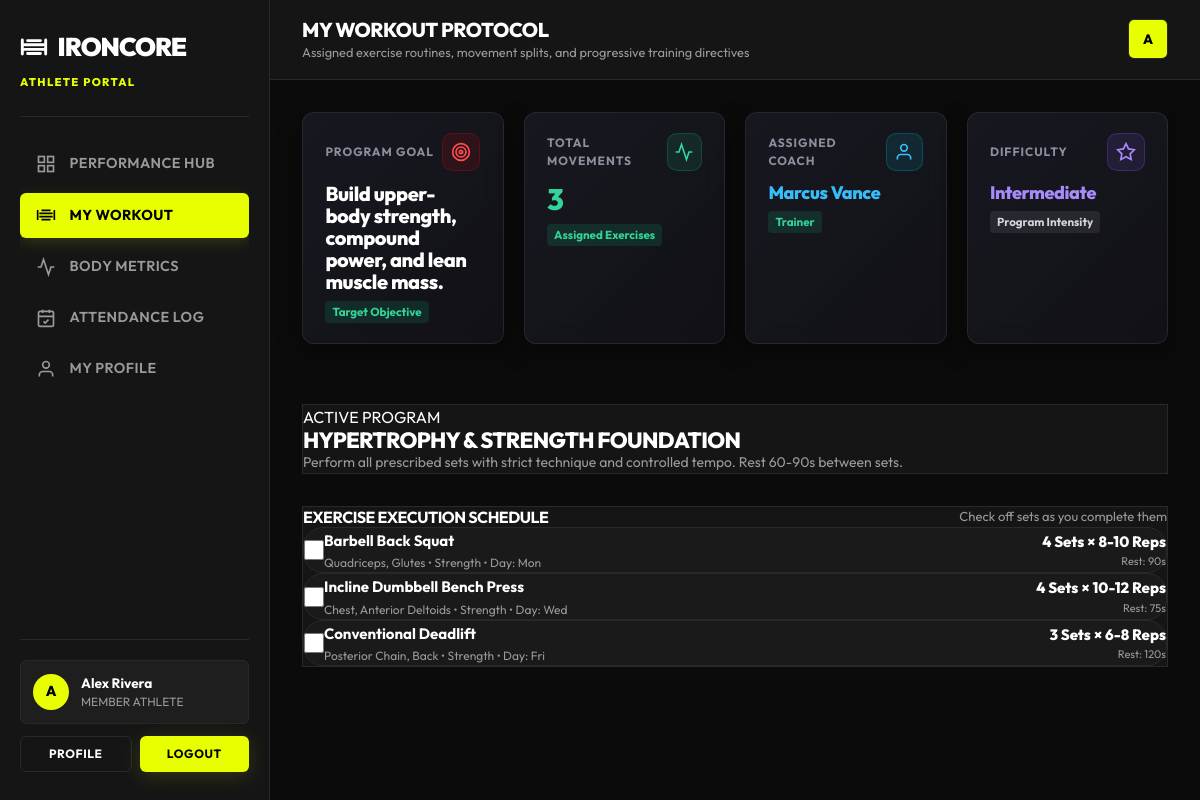
Page /member/workout.php (signed in) on the committed database.
### tables this page shows
CREATE TABLE IF NOT EXISTS `workout_plans` (
    `id` INT AUTO_INCREMENT PRIMARY KEY,
    `member_id` INT NOT NULL,
    `trainer_id` INT NULL,
    `title` VARCHAR(150) NOT NULL,
    `goal` VARCHAR(255) NULL,
    `start_date` DATE NOT NULL,
    `end_date` DATE NULL,
    `created_at` TIMESTAMP DEFAULT CURRENT_TIMESTAMP,
    FOREIGN KEY (`member_id`) REFERENCES `members`(`id`) ON DELETE CASCADE,
    FOREIGN KEY (`trainer_id`) REFERENCES `trainers`(`id`) ON DELETE SET NULL
);

CREATE TABLE IF NOT EXISTS `users` (
    `id` INT AUTO_INCREMENT PRIMARY KEY,
    `full_name` VARCHAR(100) NOT NULL,
    `email` VARCHAR(150) NOT NULL UNIQUE,
    `password_hash` VARCHAR(255) NOT NULL,
    `role` ENUM('admin', 'trainer', 'member') NOT NULL DEFAULT 'member',
    `avatar` VARCHAR(255) NULL,
    `status` ENUM('active', 'inactive', 'suspended') NOT NULL DEFAULT 'active',
    `created_at` TIMESTAMP DEFAULT CURRENT_TIMESTAMP,
    `updated_at` TIMESTAMP DEFAULT CURRENT_TIMESTAMP ON UPDATE CURRENT_TIMESTAMP,
    INDEX `idx_email` (`email`),
    INDEX `idx_role` (`role`)
);

CREATE TABLE IF NOT EXISTS `workout_plan_exercises` (
    `id` INT AUTO_INCREMENT PRIMARY KEY,
    `plan_id` INT NOT NULL,
    `exercise_id` INT NOT NULL,
    `sets` INT NOT NULL DEFAULT 3,
    `reps` VARCHAR(50) NOT NULL DEFAULT '10-12',
    `rest_seconds` INT DEFAULT 60,
    `day_of_week` ENUM('Mon','Tue','Wed','Thu','Fri','Sat','Sun') NOT NULL,
    FOREIGN KEY (`plan_id`) REFERENCES `workout_plans`(`id`) ON DELETE CASCADE,
    FOREIGN KEY (`exercise_id`) REFERENCES `exercise_catalog`(`id`) ON DELETE CASCADE
);

CREATE TABLE IF NOT EXISTS `exercise_catalog` (
    `id` INT AUTO_INCREMENT PRIMARY KEY,
    `name` VARCHAR(150) NOT NULL,
    `category` VARCHAR(50) NOT NULL,
    `muscle_group` VARCHAR(100) NOT NULL,
    `equipment` VARCHAR(100) NULL,
    `instructions` TEXT NULL
);

### app/views/member/workout.php (the view, shortened to what the rows shown need)
<?php
require_once __DIR__ . '/../../services/GymManagementService.php';
$userId = (int) ($_SESSION['user_id'] ?? 0);
$svc = new GymManagementService();
$memberData = $svc->memberDashboard($userId);
$workoutPlan = $memberData['workout_plan'];
$exercises = $memberData['workout_exercises'];
?>
<!DOCTYPE html>
<html lang="en">
<head>
  <link rel="stylesheet" href="/assets/css/style.css">
  <link rel="stylesheet" href="/assets/css/dashboard.css">
  <link rel="stylesheet" href="/assets/css/responsive.css">
  <link rel="stylesheet" href="/assets/css/admin-modules.css">
</head>
<body style="background-color: var(--color-bg);">
  <div class="dashboard-shell">
    <?php
    require_once __DIR__ . '/../layouts/member_nav.php';
    ?>
      <main class="dashboard-body">
        <?php if (!$workoutPlan): ?>
          <div class="modern-card" style="padding: var(--space-8); text-align: center; background: var(--color-surface); border: 1px solid var(--color-border); border-radius: var(--radius-xl); margin-top: var(--space-6);">
            <div style="width: 64px; height: 64px; border-radius: 50%; background: rgba(229, 9, 20, 0.1); color: var(--color-primary); display: flex; align-items: center; justify-content: center; margin: 0 auto var(--space-4);">
              <svg width="32" height="32" viewBox="0 0 24 24" fill="none" stroke="currentColor" stroke-width="2"><path d="M6.5 6.5h11M6.5 17.5h11M4 10h16M4 14h16M2 6v12M22 6v12"/></svg>
            </div>
            <h2 style="font-size: 20px; font-weight: 800; color: var(--color-text); margin-bottom: var(--space-2);">NO ACTIVE WORKOUT ROUTINE</h2>
            <p style="font-size: 14px; color: var(--color-text-muted); max-width: 460px; margin: 0 auto var(--space-6);">
              Your coach has not assigned a personalized workout plan yet. Speak to your trainer or front desk to get a tailored training split.
            </p>
          </div>
        <?php else: ?>
          <section class="module-kpi-grid cols-4">
            <div class="module-kpi-card accent-red">
              <div class="kpi-top-row">
                <span class="kpi-label">Program Goal</span>
                <div class="kpi-icon-wrap red">
                  <svg width="20" height="20" viewBox="0 0 24 24" fill="none" stroke="currentColor" stroke-width="2"><circle cx="12" cy="12" r="10"/><circle cx="12" cy="12" r="6"/><circle cx="12" cy="12" r="2"/></svg>
                </div>
              </div>
              <div class="kpi-main-val" style="font-size: 20px;"><?= htmlspecialchars($workoutPlan['goal'] ?? 'Strength') ?></div>
              <div class="kpi-sub-row">
                <span class="badge-trend positive">Target Objective</span>
              </div>
            </div>
            <div class="module-kpi-card accent-emerald">
              <div class="kpi-top-row">
                <span class="kpi-label">Total Movements</span>
                <div class="kpi-icon-wrap emerald">
                  <svg width="20" height="20" viewBox="0 0 24 24" fill="none" stroke="currentColor" stroke-width="2"><polyline points="22 12 18 12 15 21 9 3 6 12 2 12"/></svg>
                </div>
              </div>
              <div class="kpi-main-val" style="color: #34D399;"><?= count($exercises) ?></div>
              <div class="kpi-sub-row">
                <span class="badge-trend positive">Assigned Exercises</span>
              </div>
            </div>
            <div class="module-kpi-card accent-cyan">
              <div class="kpi-top-row">
                <span class="kpi-label">Assigned Coach</span>
                <div class="kpi-icon-wrap cyan">
                  <svg width="20" height="20" viewBox="0 0 24 24" fill="none" stroke="currentColor" stroke-width="2"><path d="M20 21v-2a4 4 0 0 0-4-4H8a4 4 0 0 0-4 4v2"/><circle cx="12" cy="7" r="4"/></svg>
                </div>
              </div>
              <div class="kpi-main-val" style="font-size: 18px; color: #38BDF8;"><?= htmlspecialchars($workoutPlan['trainer_name'] ?? 'Head Coach') ?></div>
              <div class="kpi-sub-row">
                <span class="badge-trend positive">Trainer</span>
              </div>
            </div>
            <div class="module-kpi-card accent-purple">
              <div class="kpi-top-row">
                <span class="kpi-label">Difficulty</span>
                <div class="kpi-icon-wrap purple">
                  <svg width="20" height="20" viewBox="0 0 24 24" fill="none" stroke="currentColor" stroke-width="2"><polygon points="12 2 15.09 8.26 22 9.27 17 14.14 18.18 21.02 12 17.77 5.82 21.02 7 14.14 2 9.27 8.91 8.26 12 2"/></svg>
                </div>
              </div>
              <div class="kpi-main-val" style="font-size: 18px; color: #A78BFA;"><?= htmlspecialchars($workoutPlan['difficulty'] ?? 'Intermediate') ?></div>
              <div class="kpi-sub-row">
                <span class="badge-trend neutral">Program Intensity</span>
              </div>
            </div>
          </section>
          <section class="modern-card" style="margin-top: var(--space-6); padding: var(--space-6); background: var(--color-surface); border: 1px solid var(--color-border); border-radius: var(--radius-xl);">
            <div style="display: flex; justify-content: space-between; align-items: flex-start; flex-wrap: wrap; gap: var(--space-4);">
              <div>
                <span class="badge badge-primary" style="margin-bottom: var(--space-2); display: inline-block;">ACTIVE PROGRAM</span>
                <h2 style="font-size: 22px; font-weight: 800; color: var(--color-text); margin: 0;"><?= htmlspecialchars($workoutPlan['title']) ?></h2>
                <p style="font-size: 14px; color: var(--color-text-muted); margin: var(--space-2) 0 0 0; line-height: 1.5; max-width: 700px;">
                  <?= htmlspecialchars($workoutPlan['description'] ?: 'Perform all prescribed sets with strict technique and controlled tempo. Rest 60-90s between sets.') ?>
                </p>
              </div>
            </div>
          </section>
          <section style="margin-top: var(--space-6);">
            <div class="modern-card" style="padding: var(--space-6); background: var(--color-surface); border: 1px solid var(--color-border); border-radius: var(--radius-xl);">
              <div style="display: flex; justify-content: space-between; align-items: center; margin-bottom: var(--space-4);">
                <h3 style="font-size: 16px; font-weight: 700; color: var(--color-text); margin: 0; text-transform: uppercase;">Exercise Execution Schedule</h3>
                <span style="font-size: 13px; color: var(--color-text-muted);">Check off sets as you complete them</span>
              </div>
              <div style="display: flex; flex-direction: column; gap: var(--space-3);">
                <?php if (empty($exercises)): ?>
                  <p style="color: var(--color-text-muted); font-size: 14px; text-align: center; padding: var(--space-6);">No exercise movements added to this routine yet.</p>
                <?php else: foreach ($exercises as $idx => $ex): ?>
                  <div class="exercise-item-card" style="display: flex; align-items: center; justify-content: space-between; padding: var(--space-4); background: rgba(255,255,255,0.02); border: 1px solid var(--color-border); border-radius: var(--radius-lg); flex-wrap: wrap; gap: var(--space-3);">
                    <div style="display: flex; align-items: center; gap: var(--space-3);">
                      <input type="checkbox" id="ex-check-<?= $idx ?>" style="width: 20px; height: 20px; cursor: pointer; accent-color: var(--color-primary);" onchange="toggleExerciseCompletion(this)">
                      <div>
                        <label for="ex-check-<?= $idx ?>" style="font-size: 15px; font-weight: 700; color: var(--color-text); cursor: pointer;"><?= htmlspecialchars($ex['exercise_name']) ?></label>
                        <div style="font-size: 12px; color: var(--color-text-muted); margin-top: 2px;">
                          <?= htmlspecialchars($ex['muscle_group'] ?? 'General') ?> • <?= htmlspecialchars($ex['category'] ?? 'Strength') ?> • Day: <?= htmlspecialchars($ex['day_of_week'] ?? 'Mon') ?>
                        </div>
                      </div>
                    </div>
                    <div style="display: flex; align-items: center; gap: var(--space-4);">
                      <div style="text-align: right;">
                        <div style="font-size: 15px; font-weight: 800; color: var(--color-primary);"><?= (int)$ex['sets'] ?> Sets × <?= htmlspecialchars($ex['reps']) ?> Reps</div>
                        <div style="font-size: 11px; color: var(--color-text-muted);">Rest: <?= (int)($ex['rest_seconds'] ?? 60) ?>s</div>
                      </div>
                    </div>
                  </div>
                <?php endforeach; endif; ?>
              </div>
            </div>
          </section>
        <?php endif; ?>
      </main>
    </div>
  </div>
</body>
</html>

### rows in the picture
workout_plans: goal "Build upper-body strength, compound power, and lean muscle mass.", users.full_name "Marcus Vance", title "HYPERTROPHY & STRENGTH FOUNDATION"
workout_plan_exercises: exercise.name "Barbell Back Squat", exercise.muscle_group "Quadriceps, Glutes", exercise.category "Strength", day_of_week "Mon", sets "4", reps "8-10", rest_seconds "90"
workout_plan_exercises: exercise.name "Incline Dumbbell Bench Press", exercise.muscle_group "Chest, Anterior Deltoids", exercise.category "Strength", day_of_week "Wed", sets "4", reps "10-12", rest_seconds "75"
workout_plan_exercises: exercise.name "Conventional Deadlift", exercise.muscle_group "Posterior Chain, Back", exercise.category "Strength", day_of_week "Fri", sets "3", reps "6-8", rest_seconds "120"

### other values in the picture
$memberInitial "A"
$memberName "Alex Rivera"
$pageTitle "MY WORKOUT PROTOCOL"
$pageSubtitle "Assigned exercise routines, movement splits, and progressive training directives"
count($exercises) "3"
$workoutPlan['difficulty'] "Intermediate"
